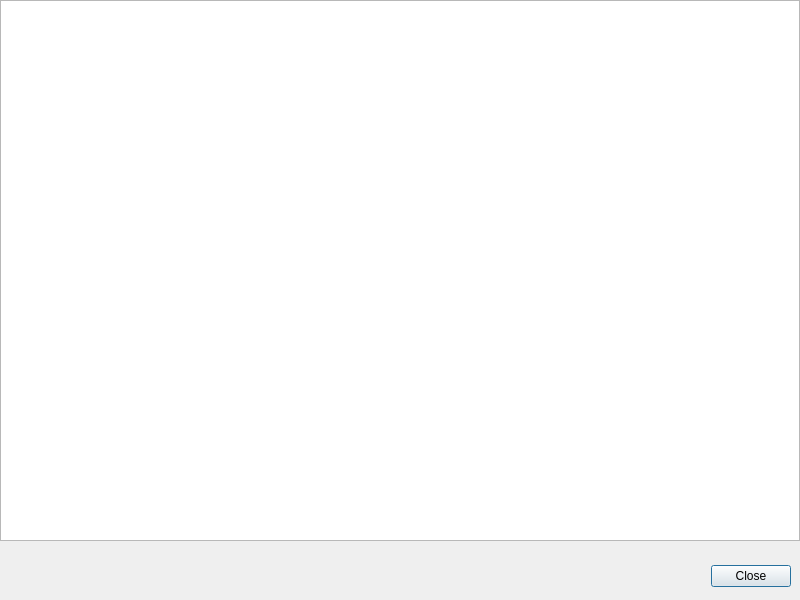
<?xml version="1.0" encoding="UTF-8"?>
<ui version="4.0">
 <class>Dialog</class>
 <widget class="QDialog" name="Dialog">
  <property name="geometry">
   <rect>
    <x>0</x>
    <y>0</y>
    <width>800</width>
    <height>600</height>
   </rect>
  </property>
  <property name="windowTitle">
   <string>Dialog</string>
  </property>
  <widget class="QDialogButtonBox" name="buttonBox">
   <property name="geometry">
    <rect>
     <x>450</x>
     <y>560</y>
     <width>341</width>
     <height>32</height>
    </rect>
   </property>
   <property name="orientation">
    <enum>Qt::Horizontal</enum>
   </property>
   <property name="standardButtons">
    <set>QDialogButtonBox::Close</set>
   </property>
   <property name="centerButtons">
    <bool>false</bool>
   </property>
  </widget>
  <widget class="QGraphicsView" name="graphicsView">
   <property name="geometry">
    <rect>
     <x>0</x>
     <y>0</y>
     <width>800</width>
     <height>541</height>
    </rect>
   </property>
  </widget>
 </widget>
 <resources/>
 <connections>
  <connection>
   <sender>buttonBox</sender>
   <signal>accepted()</signal>
   <receiver>Dialog</receiver>
   <slot>accept()</slot>
   <hints>
    <hint type="sourcelabel">
     <x>248</x>
     <y>254</y>
    </hint>
    <hint type="destinationlabel">
     <x>157</x>
     <y>274</y>
    </hint>
   </hints>
  </connection>
  <connection>
   <sender>buttonBox</sender>
   <signal>rejected()</signal>
   <receiver>Dialog</receiver>
   <slot>reject()</slot>
   <hints>
    <hint type="sourcelabel">
     <x>316</x>
     <y>260</y>
    </hint>
    <hint type="destinationlabel">
     <x>286</x>
     <y>274</y>
    </hint>
   </hints>
  </connection>
 </connections>
</ui>
